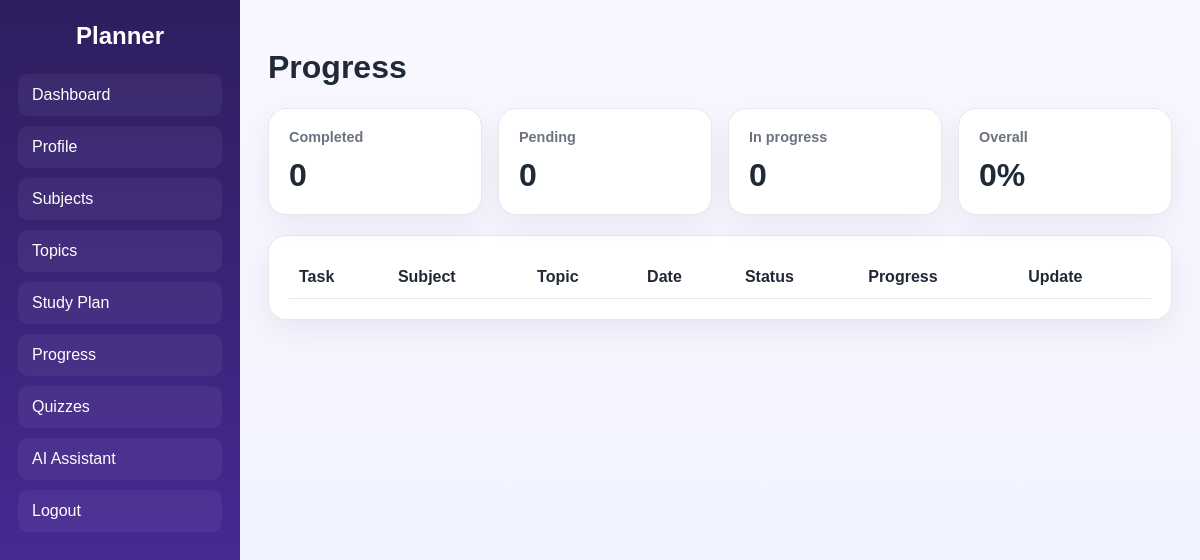
The page /progress/ (signed in) on the database as committed earlier.
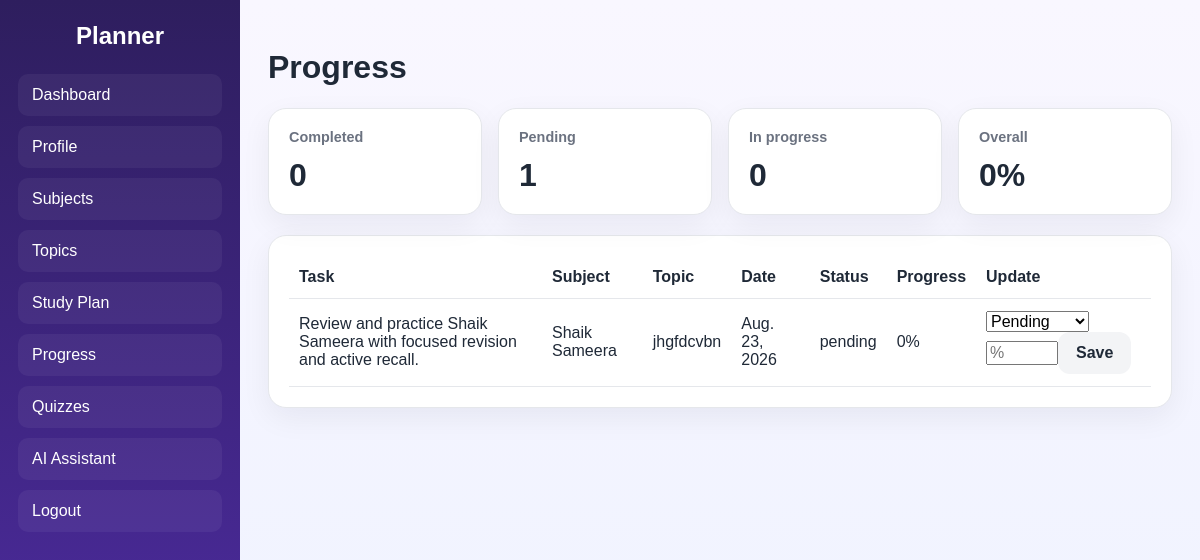
The same page on the database as committed later.
### planner/models.py (models this page shows, shortened)
class StudyTask(models.Model):
    TASK_TYPE_CHOICES = [
        ('reading', 'Reading'),
        ('revision', 'Revision'),
        ('practice', 'Practice'),
        ('quiz', 'Quiz'),
        ('review', 'Review'),
    ]
    PRIORITY_CHOICES = [
        ('low', 'Low'),
        ('medium', 'Medium'),
        ('high', 'High'),
    ]
    STATUS_CHOICES = [
        ('pending', 'Pending'),
        ('in_progress', 'In progress'),
        ('completed', 'Completed'),
        ('skipped', 'Skipped'),
    ]
    plan = models.ForeignKey(StudyPlan, on_delete=models.CASCADE, related_name='tasks')
    subject = models.ForeignKey(Subject, on_delete=models.CASCADE, related_name='tasks')
    topic = models.ForeignKey(Topic, on_delete=models.SET_NULL, null=True, blank=True, related_name='tasks')
    date = models.DateField()
    start_time = models.TimeField(default='09:00:00')
    duration = models.PositiveIntegerField(default=30)
    task_type = models.CharField(max_length=20, choices=TASK_TYPE_CHOICES, default='practice')
    priority = models.CharField(max_length=20, choices=PRIORITY_CHOICES, default='medium')
    description = models.TextField(blank=True)
    status = models.CharField(max_length=20, choices=STATUS_CHOICES, default='pending')
    created_at = models.DateTimeField(auto_now_add=True)
    updated_at = models.DateTimeField(auto_now=True)
    class Meta:
        ordering = ['date', 'start_time']

class Subject(models.Model):
    DIFFICULTY_CHOICES = [
        (1, 'Beginner'),
        (2, 'Intermediate'),
        (3, 'Moderate'),
        (4, 'Advanced'),
        (5, 'Expert'),
    ]
    PRIORITY_CHOICES = [
        (1, 'Low'),
        (2, 'Medium'),
        (3, 'High'),
    ]
    student = models.ForeignKey(settings.AUTH_USER_MODEL, on_delete=models.CASCADE, related_name='subjects')
    name = models.CharField(max_length=120)
    description = models.TextField(blank=True)
    difficulty = models.PositiveSmallIntegerField(choices=DIFFICULTY_CHOICES, default=3)
    priority = models.PositiveSmallIntegerField(choices=PRIORITY_CHOICES, default=2)
    target_date = models.DateField(null=True, blank=True)
    created_at = models.DateTimeField(auto_now_add=True)
    updated_at = models.DateTimeField(auto_now=True)
    class Meta:
        ordering = ['-priority', 'name']
        unique_together = ('student', 'name')

class Topic(models.Model):
    subject = models.ForeignKey(Subject, on_delete=models.CASCADE, related_name='topics')
    name = models.CharField(max_length=120)
    description = models.TextField(blank=True)
    difficulty = models.PositiveSmallIntegerField(default=3)
    created_at = models.DateTimeField(auto_now_add=True)
    updated_at = models.DateTimeField(auto_now=True)
    class Meta:
        ordering = ['name']
        unique_together = ('subject', 'name')

### planner/views.py (the view)
# urls.py: path('progress/', views.progress_view, name='progress'),
@login_required
def progress_view(request):
    tasks = StudyTask.objects.filter(plan__student=request.user).select_related('subject', 'topic', 'plan').order_by('date')
    summary = {
        'overall': 0,
        'completed': tasks.filter(status='completed').count(),
        'pending': tasks.filter(status='pending').count(),
        'in_progress': tasks.filter(status='in_progress').count(),
        'skipped': tasks.filter(status='skipped').count(),
    }
    percentages = []
    for task in tasks:
        progress = getattr(task, 'progress', None)
        if progress:
            percentages.append(progress.completion_percentage)
    if percentages:
        summary['overall'] = round(sum(percentages) / len(percentages), 2)
    return render(request, 'planner/progress.html', {'tasks': tasks, 'summary': summary})

### planner/templates/planner/progress.html
{% extends "planner/base.html" %}
{% block content %}
<h1>Progress</h1>
<div class="summary-grid" style="margin-top:20px;"><div class="stat-card"><h3>Completed</h3><div class="value">{{ summary.completed }}</div></div><div class="stat-card"><h3>Pending</h3><div class="value">{{ summary.pending }}</div></div><div class="stat-card"><h3>In progress</h3><div class="value">{{ summary.in_progress }}</div></div><div class="stat-card"><h3>Overall</h3><div class="value">{{ summary.overall }}%</div></div></div>
<div class="panel" style="margin-top:20px;"><table class="table"><tr><th>Task</th><th>Subject</th><th>Topic</th><th>Date</th><th>Status</th><th>Progress</th><th>Update</th></tr>{% for task in tasks %}<tr><td>{{ task.description|default:"Study task" }}</td><td>{{ task.subject.name }}</td><td>{{ task.topic.name|default:"General" }}</td><td>{{ task.date }}</td><td>{{ task.status }}</td><td>{{ task.progress.completion_percentage|default:0 }}%</td><td><form method="post" action="{% url 'task_update' task.id %}">{% csrf_token %}<select name="status"><option value="pending">Pending</option><option value="in_progress">In progress</option><option value="completed">Completed</option><option value="skipped">Skipped</option></select><input type="number" name="completion_percentage" min="0" max="100" placeholder="%" /><button type="submit" class="btn secondary">Save</button></form></td></tr>{% endfor %}</table></div>
{% endblock %}

### planner/templates/planner/base.html (shortened to what this page needs)
{% load static %}
<!DOCTYPE html>
<html lang="en">
<head>
  <link rel="stylesheet" href="{% static 'planner.css' %}">
</head>
<body>
  <div class="app-shell">
    <aside class="sidebar">
      <h2>Planner</h2>
      <nav class="nav">
        <a href="{% url 'dashboard' %}">Dashboard</a>
        <a href="{% url 'profile' %}">Profile</a>
        <a href="{% url 'subjects' %}">Subjects</a>
        <a href="{% url 'topics' %}">Topics</a>
        <a href="{% url 'study_plan' %}">Study Plan</a>
        <a href="{% url 'progress' %}">Progress</a>
        <a href="{% url 'quizzes' %}">Quizzes</a>
        <a href="{% url 'ai_assistant' %}">AI Assistant</a>
        <a href="{% url 'logout' %}">Logout</a>
      </nav>
    </aside>
    <main class="main">
      {% block content %}{% endblock %}
    </main>
  </div>
</body>
</html>

### planner/static/planner.css (style rules this page uses)
:root { --primary: #512da8; --primary-dark: #2e1e5e; --accent: #7c3aed; --success: #1faa59; --warning: #f39c12; --danger: #d25454; --light: #f5f3ff; --card: #ffffff; --text: #1f2937; --muted: #6b7280; --border: #e5e7eb; }
* { box-sizing: border-box; }
body { margin: 0; font-family: Arial, sans-serif; background: linear-gradient(180deg, #f9f7ff 0%, #eef2ff 100%); color: var(--text); }
a { color: inherit; text-decoration: none; }
button, input, select, textarea { font: inherit; }
.btn { display: inline-block; border: none; border-radius: 12px; padding: 12px 18px; background: linear-gradient(135deg, var(--accent), var(--primary)); color: white; font-weight: 700; cursor: pointer; }
.btn.secondary { background: #f3f4f6; color: var(--text); }
.app-shell { display: flex; min-height: 100vh; }
.sidebar { width: 240px; background: linear-gradient(180deg, var(--primary-dark), var(--primary)); color: white; padding: 22px 18px; }
.sidebar h2 { text-align: center; margin: 0 0 24px; }
.nav a { display: block; padding: 12px 14px; border-radius: 10px; margin-bottom: 10px; color: white; background: rgba(255,255,255,0.05); }
.main { flex: 1; padding: 28px; }
.summary-grid, .stats-grid { display: grid; grid-template-columns: repeat(auto-fit, minmax(180px, 1fr)); gap: 16px; }
.stat-card, .panel { background: var(--card); border-radius: 18px; padding: 20px; box-shadow: 0 10px 30px rgba(17, 24, 39, 0.06); border: 1px solid var(--border); }
.stat-card h3 { color: var(--muted); margin: 0; font-size: 0.9rem; }
.stat-card .value { font-size: 2rem; font-weight: 700; margin-top: 12px; }
.table { width: 100%; border-collapse: collapse; }
.table th, .table td { padding: 12px 10px; border-bottom: 1px solid var(--border); text-align: left; }

Rows that differ between the two databases and show on the page:
added StudyTask: description "Review and practice Shaik Sameera with focused revision and active recall.", subject.name "Shaik Sameera", topic.name "jhgfdcvbn", date "Aug. 23, 2026", status "pending", progress.completion_percentage "0"
Other text that changed with them:
{{ summary.pending }}: "0" → "1"
